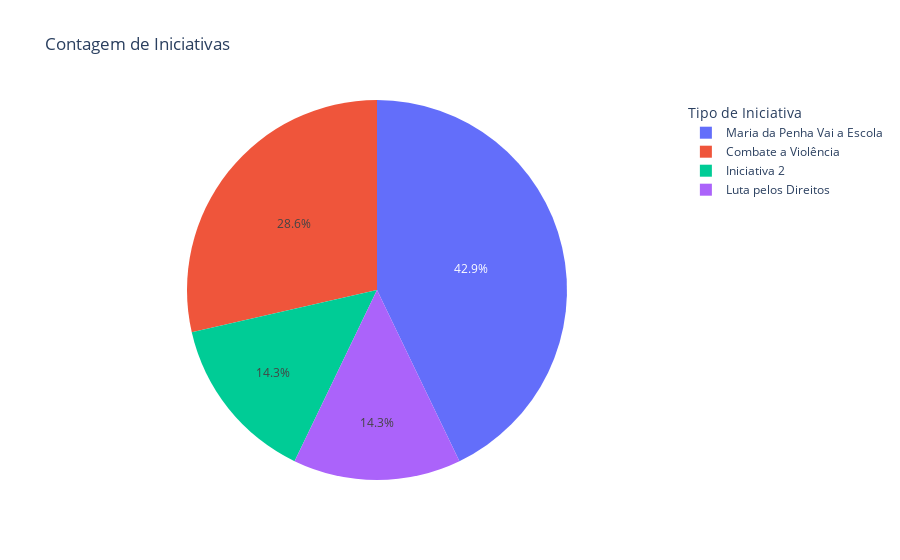

Notebook code cell kept with this figure:
### Code cell
counts = df_events['initiativeKind'].value_counts().reset_index()
counts.columns = ['initiativeKind', 'Quantidade']

fig = px.pie(counts, values='Quantidade', names='initiativeKind', title='Contagem de Iniciativas')

# Atualize o hovertemplate para mostrar a porcentagem
fig.update_traces(hovertemplate='Iniciativa: %{label}<br>Quantidade: %{value}<br>Porcentagem: %{percent}')

fig.update_layout(legend_title_text='Tipo de Iniciativa')

fig.show()

### Figure 1 — Plotly figure (JSON) as saved in the notebook; plotly's stock layout.template omitted (floating-point values rounded to 4 significant figures)
{"data": [{"domain": {"x": [0, 1], "y": [0, 1]}, "hovertemplate": "Iniciativa: %{label}<br>Quantidade: %{value}<br>Porcentagem: %{percent}", "labels": ["Maria da Penha Vai a Escola", "Combate a Violência", "Iniciativa 2", "Luta pelos Direitos"], "legendgroup": "", "name": "", "showlegend": true, "type": "pie", "values": [3, 2, 1, 1]}], "layout": {"legend": {"title": {"text": "Tipo de Iniciativa"}, "tracegroupgap": 0}, "title": {"text": "Contagem de Iniciativas"}}}
